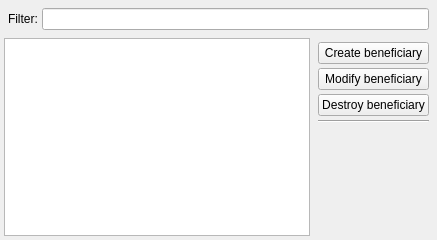
<?xml version="1.0" encoding="UTF-8"?>
<ui version="4.0">
 <class>tt3::gui::BeneficiaryManager</class>
 <widget class="QWidget" name="tt3::gui::BeneficiaryManager">
  <property name="geometry">
   <rect>
    <x>0</x>
    <y>0</y>
    <width>437</width>
    <height>240</height>
   </rect>
  </property>
  <property name="windowTitle">
   <string>Form</string>
  </property>
  <layout class="QGridLayout" name="gridLayout_2">
   <property name="leftMargin">
    <number>4</number>
   </property>
   <property name="topMargin">
    <number>4</number>
   </property>
   <property name="rightMargin">
    <number>4</number>
   </property>
   <property name="bottomMargin">
    <number>4</number>
   </property>
   <property name="spacing">
    <number>4</number>
   </property>
   <item row="0" column="0" colspan="2">
    <widget class="QWidget" name="filterWidget" native="true">
     <layout class="QFormLayout" name="formLayout">
      <property name="horizontalSpacing">
       <number>4</number>
      </property>
      <property name="verticalSpacing">
       <number>4</number>
      </property>
      <property name="leftMargin">
       <number>4</number>
      </property>
      <property name="topMargin">
       <number>4</number>
      </property>
      <property name="rightMargin">
       <number>4</number>
      </property>
      <property name="bottomMargin">
       <number>4</number>
      </property>
      <item row="0" column="0">
       <widget class="QLabel" name="filterLabel">
        <property name="text">
         <string>Filter:</string>
        </property>
       </widget>
      </item>
      <item row="0" column="1">
       <widget class="QLineEdit" name="filterLineEdit"/>
      </item>
     </layout>
    </widget>
   </item>
   <item row="1" column="0">
    <widget class="QTreeWidget" name="beneficiariesTreeWidget">
     <property name="contextMenuPolicy">
      <enum>Qt::ContextMenuPolicy::CustomContextMenu</enum>
     </property>
     <attribute name="headerVisible">
      <bool>false</bool>
     </attribute>
     <column>
      <property name="text">
       <string notr="true">1</string>
      </property>
     </column>
    </widget>
   </item>
   <item row="1" column="1">
    <widget class="QWidget" name="buttonsWidget" native="true">
     <layout class="QGridLayout" name="gridLayout">
      <property name="leftMargin">
       <number>4</number>
      </property>
      <property name="topMargin">
       <number>4</number>
      </property>
      <property name="rightMargin">
       <number>4</number>
      </property>
      <property name="bottomMargin">
       <number>4</number>
      </property>
      <property name="spacing">
       <number>4</number>
      </property>
      <item row="4" column="0">
       <spacer name="verticalSpacer">
        <property name="orientation">
         <enum>Qt::Orientation::Vertical</enum>
        </property>
        <property name="sizeHint" stdset="0">
         <size>
          <width>20</width>
          <height>40</height>
         </size>
        </property>
       </spacer>
      </item>
      <item row="3" column="0">
       <widget class="Line" name="line">
        <property name="orientation">
         <enum>Qt::Orientation::Horizontal</enum>
        </property>
       </widget>
      </item>
      <item row="1" column="0">
       <widget class="QPushButton" name="modifyBeneficiaryPushButton">
        <property name="text">
         <string>Modify beneficiary</string>
        </property>
        <property name="icon">
         <iconset resource="tt3-gui.qrc">
          <normaloff>:/tt3-gui/Resources/Images/Actions/ModifyBeneficiarySmall.png</normaloff>:/tt3-gui/Resources/Images/Actions/ModifyBeneficiarySmall.png</iconset>
        </property>
       </widget>
      </item>
      <item row="0" column="0">
       <widget class="QPushButton" name="createBeneficiaryPushButton">
        <property name="text">
         <string>Create beneficiary</string>
        </property>
        <property name="icon">
         <iconset resource="tt3-gui.qrc">
          <normaloff>:/tt3-gui/Resources/Images/Actions/CreateBeneficiarySmall.png</normaloff>:/tt3-gui/Resources/Images/Actions/CreateBeneficiarySmall.png</iconset>
        </property>
       </widget>
      </item>
      <item row="2" column="0">
       <widget class="QPushButton" name="destroyBeneficiaryPushButton">
        <property name="text">
         <string>Destroy beneficiary</string>
        </property>
        <property name="icon">
         <iconset resource="tt3-gui.qrc">
          <normaloff>:/tt3-gui/Resources/Images/Actions/DestroyAccountSmall.png</normaloff>:/tt3-gui/Resources/Images/Actions/DestroyAccountSmall.png</iconset>
        </property>
       </widget>
      </item>
     </layout>
    </widget>
   </item>
  </layout>
 </widget>
 <tabstops>
  <tabstop>filterLineEdit</tabstop>
  <tabstop>beneficiariesTreeWidget</tabstop>
  <tabstop>createBeneficiaryPushButton</tabstop>
  <tabstop>modifyBeneficiaryPushButton</tabstop>
  <tabstop>destroyBeneficiaryPushButton</tabstop>
 </tabstops>
 <resources>
  <include location="tt3-gui.qrc"/>
 </resources>
 <connections>
  <connection>
   <sender>beneficiariesTreeWidget</sender>
   <signal>currentItemChanged(QTreeWidgetItem*,QTreeWidgetItem*)</signal>
   <receiver>tt3::gui::BeneficiaryManager</receiver>
   <slot>_beneficiariesTreeWidgetCurrentItemChanged(QTreeWidgetItem*,QTreeWidgetItem*)</slot>
   <hints>
    <hint type="sourcelabel">
     <x>142</x>
     <y>149</y>
    </hint>
    <hint type="destinationlabel">
     <x>230</x>
     <y>128</y>
    </hint>
   </hints>
  </connection>
  <connection>
   <sender>beneficiariesTreeWidget</sender>
   <signal>customContextMenuRequested(QPoint)</signal>
   <receiver>tt3::gui::BeneficiaryManager</receiver>
   <slot>_beneficiariesTreeWidgetCustomContextMenuRequested(QPoint)</slot>
   <hints>
    <hint type="sourcelabel">
     <x>142</x>
     <y>149</y>
    </hint>
    <hint type="destinationlabel">
     <x>230</x>
     <y>128</y>
    </hint>
   </hints>
  </connection>
  <connection>
   <sender>createBeneficiaryPushButton</sender>
   <signal>clicked()</signal>
   <receiver>tt3::gui::BeneficiaryManager</receiver>
   <slot>_createBeneficiaryPushButtonClicked()</slot>
   <hints>
    <hint type="sourcelabel">
     <x>365</x>
     <y>71</y>
    </hint>
    <hint type="destinationlabel">
     <x>230</x>
     <y>128</y>
    </hint>
   </hints>
  </connection>
  <connection>
   <sender>modifyBeneficiaryPushButton</sender>
   <signal>clicked()</signal>
   <receiver>tt3::gui::BeneficiaryManager</receiver>
   <slot>_modifyBeneficiaryPushButtonClicked()</slot>
   <hints>
    <hint type="sourcelabel">
     <x>365</x>
     <y>102</y>
    </hint>
    <hint type="destinationlabel">
     <x>230</x>
     <y>128</y>
    </hint>
   </hints>
  </connection>
  <connection>
   <sender>destroyBeneficiaryPushButton</sender>
   <signal>clicked()</signal>
   <receiver>tt3::gui::BeneficiaryManager</receiver>
   <slot>_destroyBeneficiaryPushButtonClicked()</slot>
   <hints>
    <hint type="sourcelabel">
     <x>365</x>
     <y>133</y>
    </hint>
    <hint type="destinationlabel">
     <x>230</x>
     <y>128</y>
    </hint>
   </hints>
  </connection>
  <connection>
   <sender>filterLineEdit</sender>
   <signal>textChanged(QString)</signal>
   <receiver>tt3::gui::BeneficiaryManager</receiver>
   <slot>_filterLineEditTextChanged(QString)</slot>
   <hints>
    <hint type="sourcelabel">
     <x>238</x>
     <y>21</y>
    </hint>
    <hint type="destinationlabel">
     <x>218</x>
     <y>119</y>
    </hint>
   </hints>
  </connection>
 </connections>
 <slots>
  <slot>_beneficiariesTreeWidgetCurrentItemChanged(QTreeWidgetItem*,QTreeWidgetItem*)</slot>
  <slot>_beneficiariesTreeWidgetCustomContextMenuRequested(QPoint)</slot>
  <slot>_createBeneficiaryPushButtonClicked()</slot>
  <slot>_modifyBeneficiaryPushButtonClicked()</slot>
  <slot>_destroyBeneficiaryPushButtonClicked()</slot>
  <slot>_filterLineEditTextChanged(QString)</slot>
 </slots>
</ui>
